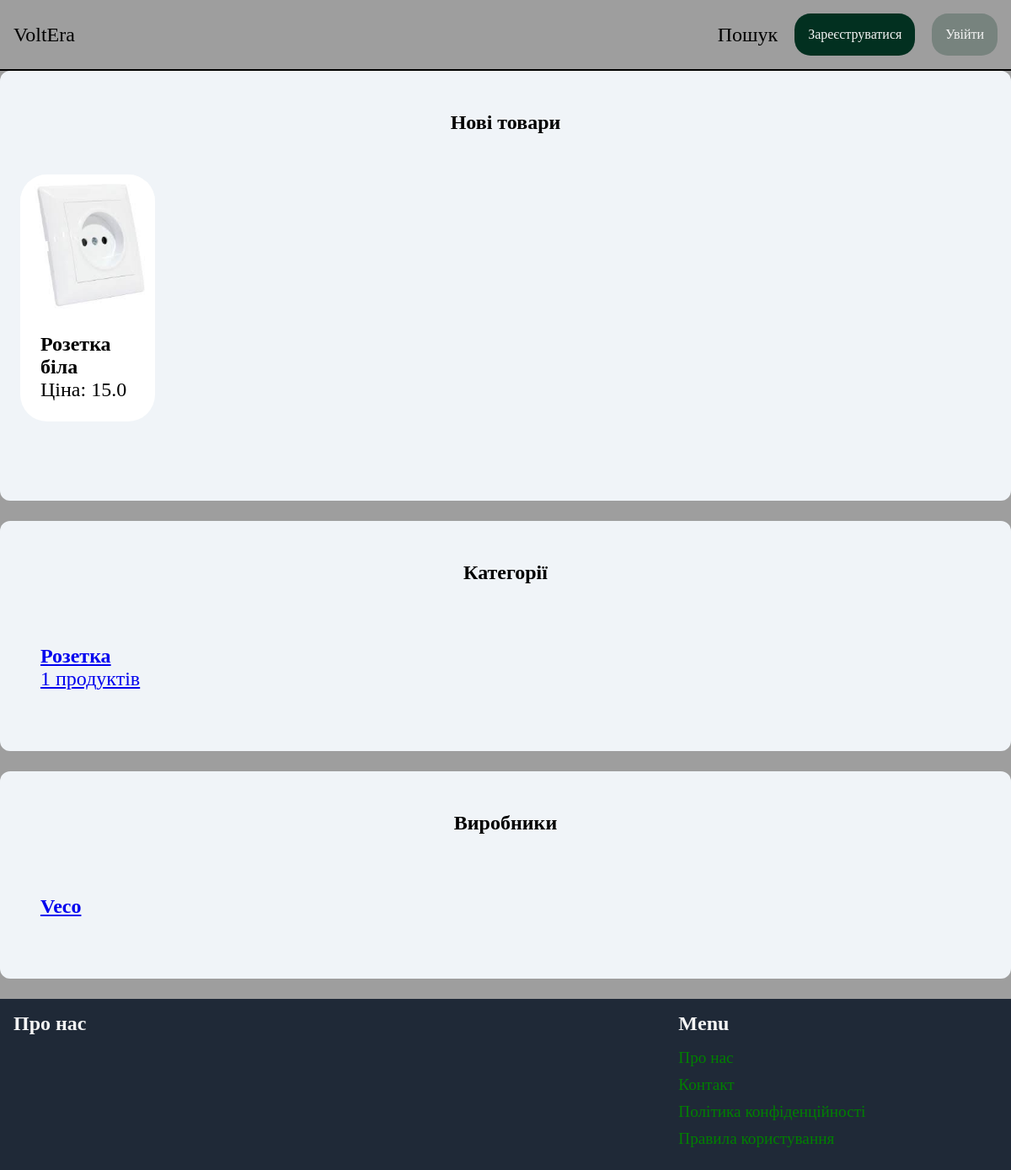
/, run on an earlier commit of the app's database.
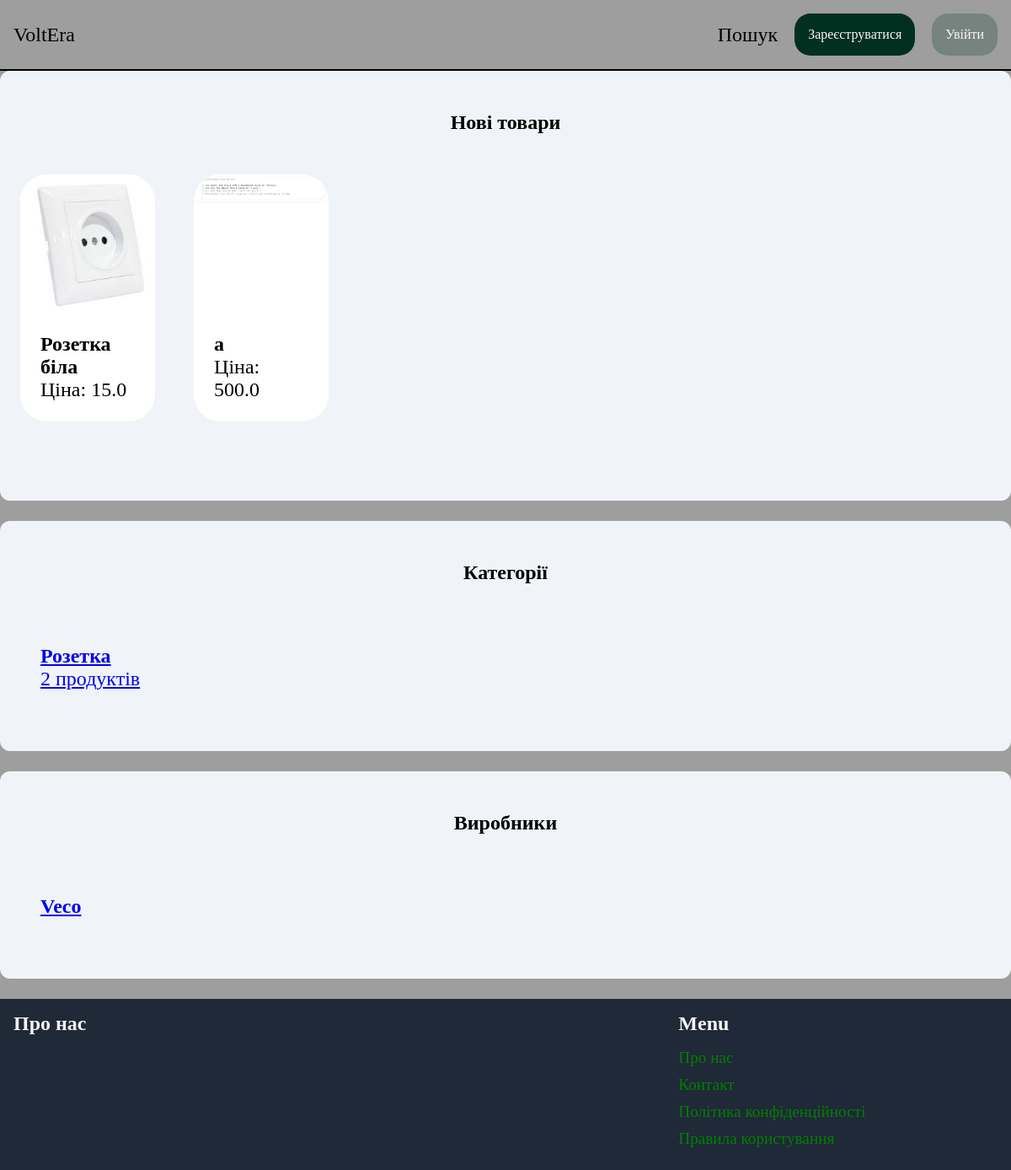
And on a later commit of the database.
### item/models.py (models this page shows, shortened)
class Item(models.Model):
    image = models.ImageField(upload_to='item_images',blank=True)
    name = models.CharField(max_length=255)
    desctiption = models.TextField(blank=True, null=True)
    is_sold= models.BooleanField(default=False)
    count = models.IntegerField(validators=[MinValueValidator(0)])
    category = models.ForeignKey(Category,related_name='items',on_delete=models.SET_NULL, null=True)
    producer = models.ForeignKey(Producer,related_name='items',on_delete=models.SET_NULL, null=True)
    seria= models.ForeignKey(Seria,related_name='items',on_delete=models.SET_NULL, null=True)
    tegs = models.ManyToManyField(Teg, related_name='items', blank=True, null=True)
    price = models.FloatField()
    class Meta:
        ordering=('name',)
        verbose_name_plural = 'Товари'

class Category(models.Model):
    name= models.CharField(max_length=255)
    class Meta:
        ordering=('name',)
        verbose_name_plural = 'Категорії'

class Producer(models.Model):
    name= models.CharField(max_length=255)
    class Meta:
        ordering=('name',)
        verbose_name_plural = 'Виробники'

### core/views.py (the view)
# urls.py: path('',views.index,name='index'),
def index(request):
    items=Item.objects.filter(is_sold=False)[0:6] #відображення 6 айтемів
    categories = Category.objects.all()
    producers = Producer.objects.all()[0:6]
    return render(request,'core/index.html',{
                  'categories': categories,
                  'items':items,
                  'producers':producers})

### core/templates/core/index.html (shortened to what this page needs)
{% extends 'core/base.html' %}
{% block content %}
 <div class="Front-page-div">
    <h2 class ="Front-page-div_h2">Нові товари</h2>
    <div class="Front-page-div-item">
        {% for item in items %}
            <div class="ittem-container">
                <a href="{% url 'item:detail' item.id %}" class="ittem-a reset">
                    <div>
                        <img src="{{ item.image.url }}" class="rounded-image">
                    </div>
                    <div class="down-item">
                        <h2 class="text-size">{{ item.name }}</h2>
                        <p class="text-size">Ціна: {{item.price}}</p>
                    </div>
                </a>
            </div>
        {% endfor %}
    </div>
 </div>
<div class="Front-page-div">
    <h2 class ="Front-page-div_h2">Категорії</h2>
    <div class="Front-page-div-item">
        {% for category in categories %}
        <div>
            <a href="{% url 'item:items' %}?category={{ category.id }}">
                <div class="down-item">
                    <h2 class="text-size">{{ category.name }}</h2>
                    <p class="text-size">{{ category.items.count }} продуктів</p>
                </div>
            </a>
        </div>
        {% endfor %}
    </div>
</div>
<div class="Front-page-div">
    <h2 class ="Front-page-div_h2">Виробники</h2>
    <div class="Front-page-div-item">
        {% for producer in producers %}
        <div>
            <a href="{% url 'item:items' %}?producer={{ producer.id }}">
                <div class="down-item">
                    <h2 class="text-size">{{ producer.name }}</h2>
                </div>
            </a>
        </div>
        {% endfor %}
    </div>
</div>
{% endblock %}

### core/templates/core/base.html (shortened to what this page needs)
<!DOCTYPE html>
<html lang="en">
<head>
    {% load static %}
    <link rel="stylesheet" href="{% static 'css/styles.css' %}">
</head>
<body class="body-stle-main">
    <nav class="navigate">
        <a href="{% url 'core:index' %}" class="navigate-a text-size reset">VoltEra</a>
        <div class="navigate-div">
            <a href="{% url 'item:items' %}" class="text-size reset" >Пошук</a>
            {% if request.user.is_authenticated %}
            <a href="#" class="navigate-div-a_sign-up reset navigate-div-item">Inbox</a>
            <a href="{% url 'cart:cart_detail' %}" class="navigate-div-a_log-in reset navigate-div-item">Кошик</a>
            <a href="{% url 'core:view_profile' %}" class="navigate-div-a_log-in reset navigate-div-item">Профіль</a>
            <a href="{% url 'core:logout' %}">Logout</a>
            {% if user.is_superuser %}
            <a href="{% url 'core:admin_page' %}">Адміністраторська сторінка</a>
            {% endif %}
            {% else %}
            <a href="{% url 'core:signup' %}" class="navigate-div-a_sign-up reset navigate-div-item">Зареєструватися</a>
            <a href="{% url 'core:login' %}" class="navigate-div-a_log-in reset navigate-div-item">Увійти</a>
            {% endif %}
        </div>
    </nav>
    {% block content %}
    {% endblock %}
    <footer class="footer">
        <div class="footer-div_about">
            <h3 class="text-size footer-div-h3">Про нас</h3>
        </div>
        <div class="footer-div_links">
            <h3 class="text-size footer-div-h3">Menu</h3>
            <ul class="reset footer-div_links-ul">
                <li><a href="#" class="reset">Про нас</a></li>
                <li><a href="{% url 'core:contact' %}" class="reset">Контакт</a></li>
                <li><a href="#" class="reset">Політика конфіденційності</a></li>
                <li><a href="#" class="reset">Правила користування</a></li>
            </ul>
        </div>
    </footer>
</body>
</html>

### core/static/css/styles.css (style rules this page uses)
:root { --BORDER-COLOR:gray; --BORDER-SIZE:2px; --TEXT-SIZE:1.5rem; --PADDING:1rem; --BG-COLOR: rgb(31 41 55); --TEXT-COLOR: whitesmoke; }
* { margin: 0; }
.reset { all:unset; list-style: none; }
.text-size { font-size: var(--TEXT-SIZE); }
.navigate { display: flex; justify-content: space-between; align-items: center; border-color: var(--BORDER-COLOR); border-bottom:var(--BORDER-SIZE) solid; padding: var(--PADDING); flex-wrap: wrap; }
.navigate-div { display: flex; align-items: center; gap: 20px; flex-wrap: wrap; }
.navigate-div-item { padding: var(--PADDING); }
.navigate-div-a_sign-up { background-color: rgb(2, 48, 32); color:var(--TEXT-COLOR); border-radius: 1.2rem; }
.navigate-div-a_log-in { background-color: rgb(119, 131, 126); color:var(--TEXT-COLOR); border-radius: 1.2rem; }
.footer { display: flex; justify-content: space-between; background-color: var(--BG-COLOR); }
.footer-div_about { flex:2; padding-left: var(--PADDING); padding-bottom: 1rem; }
.footer-div-h3 { color: var(--TEXT-COLOR); padding-top: var(--PADDING); padding-bottom: 1rem; }
.footer-div_links { flex:1; padding-bottom: 1rem; }
.footer-div_links-ul { padding-top: 5px; padding-bottom: 5px; }
.footer-div_links-ul li { font-size: 1.2rem; padding-bottom: 10px; color: green; }
.Front-page-div { margin-bottom: 1.5rem; padding-left: 1.5rem; padding-right: 1.5rem; padding-top: 3rem; padding-bottom: 3rem; background-color: #f0f4f8; border-radius: 0.75rem; }
.Front-page-div_h2 { margin-bottom: 3rem; font-size: 1.5rem; text-align: center; }
.rounded-image { border-top-left-radius: 2rem; border-top-right-radius: 2rem; width: 10rem; }
.down-item { padding: 1.5rem; border-bottom-left-radius: 0.75rem; }
.body-stle-main { background-color: #9E9E9E; }
.ittem-container { margin-bottom: 4%; width: 160px; background-color: #ffffff; transition: border 0.3s ease, background-color 0.3s ease; border-radius: 2rem; }
.Front-page-div-item { display: flex; flex-wrap: wrap; gap: 4%; }
.ittem-a { display: flex; flex-direction: column; height: 100%; justify-content: space-between; }

What changed in the data, as far as the page shows it:
added Item: image (picture), name "а", price "500.0"
computed for Category "Розетка": items.count "1" → "2"
